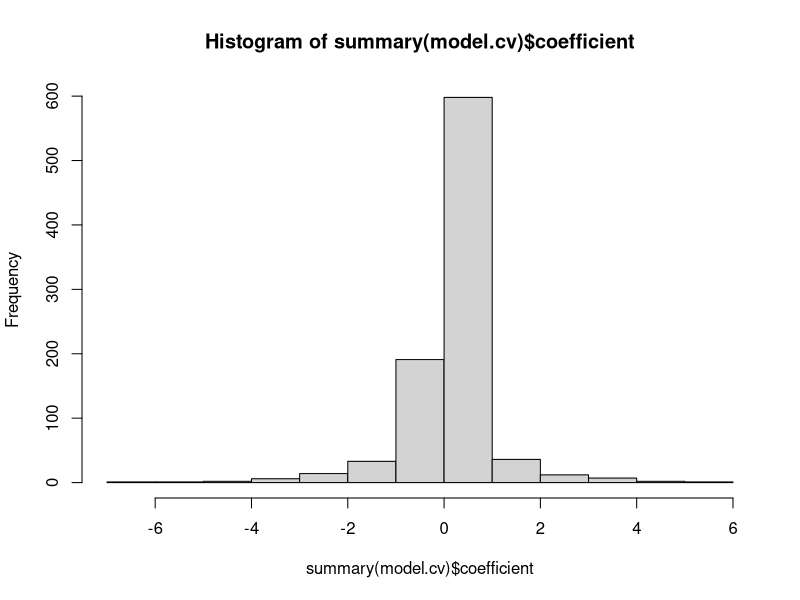

This figure's R source: (Note: this script raises an error after producing the figure.)
## ---- chunk 1
    
    #library(tidyverse)
    #library(dplyr)
    library(ggplot2)
    library(GGally)
    #library(knitr)
    #library(kableExtra)
    library(caret)
    library(e1071)
    library(MASS)
    library(leaps)

    knitr::opts_chunk$set(
    	echo = TRUE,
    	message = FALSE,
    	warning = FALSE,
    	comment = NA,
    	results = TRUE,
    	digits = 4
    )

## ---- chunk 2

setwd("C:/STA419")
hw7 <- read.csv(file = "HW7data.csv")
  
## ---- chunk 3
set.seed(1)
fitControl <- trainControl(method = "cv", number = 10)

model.cv <- train(Solubility ~ ., 
                  data = hw7, 
                  method = "lm",
                  trControl = fitControl)
model.cv

summary(hw7$Solubility)
sd(hw7$Solubility)

## ---- chunk 4
  
  hist(summary(model.cv)$coefficient)
  kurtosis(summary(model.cv)$coefficient)
  

## ---- chunk 5

set.seed(1)


fitControl <- trainControl(method = "cv", number = 10)

nvmaxGrid <- expand.grid(nvmax = seq(1, 150, 1))


step_model <- train(Solubility ~ ., 
                    data = hw7, 
                    method = "leapBackward", 
                    tuneGrid = nvmaxGrid, 
                    trControl = fitControl)


print(step_model)


optimal_predictors <- step_model$bestTune$nvmax
optimal_predictors


rmse_result <- step_model$results$RMSE[117]
rmse_result



  
  
  
## ---- chunk 6

ggplot(step_model$model, aes(x =Limit, y =Balance,color = Student)) +
  geom_point( ) +
  geom_smooth(method = lm)


## ---- chunk 7

ggplot(hw6, aes(x =Ht, y =LBM,color = Sex)) +
  geom_point( ) +
  geom_smooth(method = lm)

## ---- chunk 8

p1 <- predict(lm.fit.3, newdata = data.frame(Ht = 180, RCC = 4.5, Sex = "f"))
p1

  
## ---- chunk 9


p2 <- predict(lm.fit.3, newdata = data.frame(Ht = 181, RCC = 4.5, Sex = "f"))
p2

p2-p1

  
## ---- chunk 10

library(caret)
set.seed(1)

fitControl <- trainControl(method = "cv", number = 5)

model.5cv <- train(LBM ~ ., 
                  data = hw6, 
                  method = "lm",
                  trControl = fitControl)
model.5cv

summary(hw6$LBM)
sd(hw6$LBM)
  
## ---- chunk 11
set.seed(1)
kGrid <- expand.grid(k = seq(1, 19, by = 2))



model.knn <- train(LBM ~ ., 
                      data = hw6, 
                      method = "knn",
                      trControl = fitControl,
                      tuneGrid = kGrid)

model.knn

## ---- chunk 12
set.seed(1)
model.knn.sc <- train(LBM ~ ., 
                      data = hw6, 
                      method = "knn",
                      preProc = c("center", "scale"),
                      trControl = fitControl,
                      tuneGrid = kGrid)

model.knn.sc


table(hw6$Sex)
hw6.vars <- as.list(hw6)
hw6.vars$Sex <- NULL
lapply(hw6.vars, sd)
